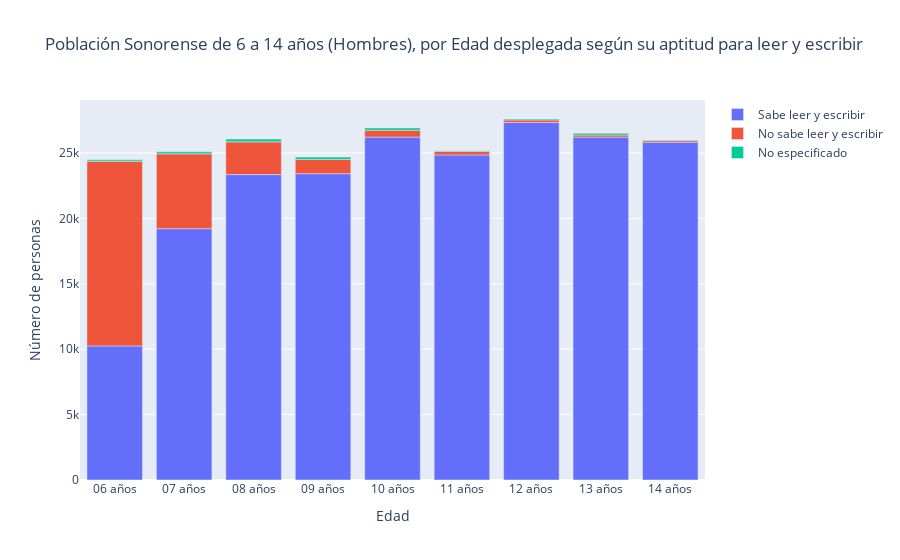

Here is the notebook cell this chart was saved with:
### Code cell
# Ahora veremos si esto pasa para los distintos sexos
dff = censo_educacion[censo_educacion['Sexo'] == 'Hombres']
dff = dff.groupby('Edad desplegada')[['Sabe leer y escribir', 'No sabe leer y escribir', 'No especificado']].sum().reset_index()
dff = pd.melt(dff, value_vars=['Sabe leer y escribir', 'No sabe leer y escribir', 'No especificado'], id_vars=['Edad desplegada'])
dff
fig = px.bar(dff, y='value', x='Edad desplegada', color='variable', orientation='v',
    title = 'Población Sonorense de 6 a 14 años (Hombres), por Edad desplegada según su aptitud para leer y escribir',
            labels = {'variable':"",
                        "value": "Número de personas",
                        "Edad desplegada":"Edad" })
fig.show()

### Figure 1 — Plotly figure (JSON) as saved in the notebook; plotly's stock layout.template omitted (floating-point values rounded to 4 significant figures)
{"data": [{"alignmentgroup": "True", "hovertemplate": "=Sabe leer y escribir<br>Edad=%{x}<br>Número de personas=%{y}<extra></extra>", "legendgroup": "Sabe leer y escribir", "marker": {"color": "#636efa", "pattern": {"shape": ""}}, "name": "Sabe leer y escribir", "offsetgroup": "Sabe leer y escribir", "orientation": "v", "showlegend": true, "textposition": "auto", "type": "bar", "x": ["06 años", "07 años", "08 años", "09 años", "10 años", "11 años", "12 años", "13 años", "14 años"], "xaxis": "x", "y": [10249, 19211, 23349, 23417, 26214, 24853, 27328, 26213, 25827], "yaxis": "y"}, {"alignmentgroup": "True", "hovertemplate": "=No sabe leer y escribir<br>Edad=%{x}<br>Número de personas=%{y}<extra></extra>", "legendgroup": "No sabe leer y escribir", "marker": {"color": "#EF553B", "pattern": {"shape": ""}}, "name": "No sabe leer y escribir", "offsetgroup": "No sabe leer y escribir", "orientation": "v", "showlegend": true, "textposition": "auto", "type": "bar", "x": ["06 años", "07 años", "08 años", "09 años", "10 años", "11 años", "12 años", "13 años", "14 años"], "xaxis": "x", "y": [14114, 5725, 2501, 1089, 525, 269, 196, 157, 135], "yaxis": "y"}, {"alignmentgroup": "True", "hovertemplate": "=No especificado<br>Edad=%{x}<br>Número de personas=%{y}<extra></extra>", "legendgroup": "No especificado", "marker": {"color": "#00cc96", "pattern": {"shape": ""}}, "name": "No especificado", "offsetgroup": "No especificado", "orientation": "v", "showlegend": true, "textposition": "auto", "type": "bar", "x": ["06 años", "07 años", "08 años", "09 años", "10 años", "11 años", "12 años", "13 años", "14 años"], "xaxis": "x", "y": [112, 155, 210, 180, 178, 53, 73, 134, 36], "yaxis": "y"}], "layout": {"barmode": "relative", "legend": {"title": {"text": ""}, "tracegroupgap": 0}, "title": {"text": "Población Sonorense de 6 a 14 años (Hombres), por Edad desplegada según su aptitud para leer y escribir"}, "xaxis": {"anchor": "y", "domain": [0, 1], "title": {"text": "Edad"}}, "yaxis": {"anchor": "x", "domain": [0, 1], "title": {"text": "Número de personas"}}}}
